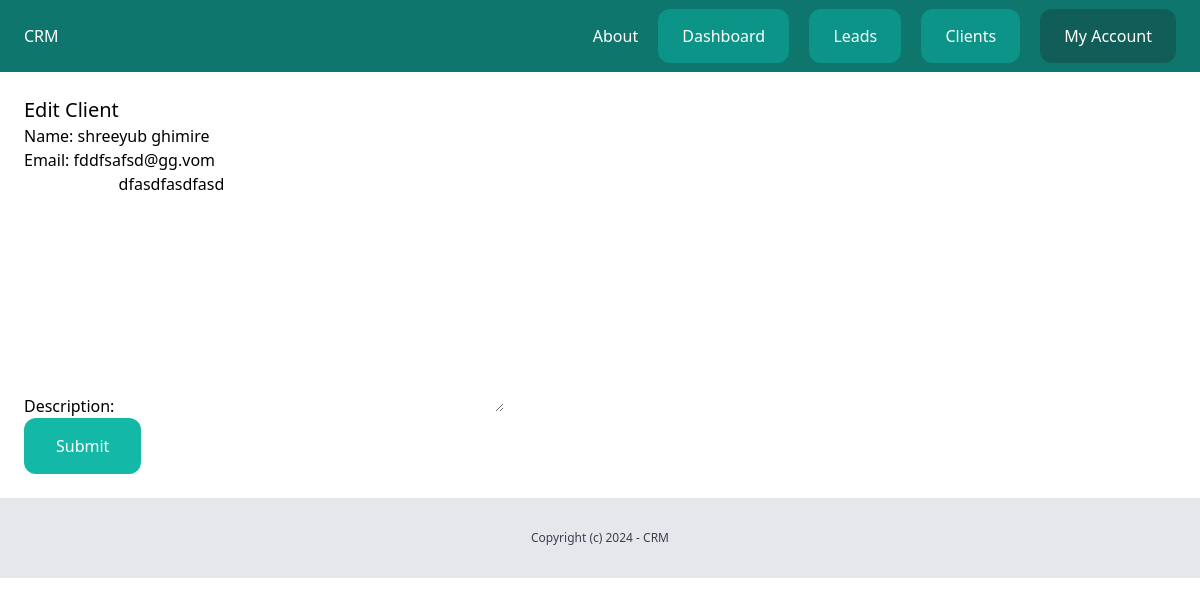
Page /dashboard/clients/6/edit/ (signed in) on the committed database.
### client/models.py (models this page shows, shortened)
class Client(models.Model):
    team = models.ForeignKey(Team, related_name='clients', on_delete=models.CASCADE)
    name = models.CharField(max_length=225)
    email = models.EmailField()
    description = models.TextField(blank=True, null=True)
    created_by = models.ForeignKey(User, related_name='clients', on_delete=models.CASCADE)
    created_at = models.DateTimeField(auto_now_add=True)
    modified_at = models.DateTimeField(auto_now=True)
    class Meta:
        ordering = ('-created_at',)

### client/views.py (the view)
# urls.py: path('<int:pk>/edit/', views.clients_edit, name='edit'),
@login_required
def clients_edit(request, pk):
    client = get_object_or_404(Client, created_by=request.user, pk=pk)
    if request.method == 'POST':
        form = AddClientForm(request.POST, instance=client)
        if form.is_valid():
            form.save()
            messages.success(request, 'The client was edited successfully.')
            return redirect('clients:list')
    else:
        form = AddClientForm(instance=client)
    return render(request, 'client/clients_edit.html', {
        'form': form
    })

### client/forms.py
class AddClientForm(forms.ModelForm):
    class Meta:
        model = Client
        fields = ('name', 'email', 'description')

### client/templates/client/clients_edit.html (shortened to what this page needs)
{% extends 'core/base.html' %}
{% block content %}
    <div class="py-6 px-6">
        <h1 class="text-xl">Edit Client</h1>
        <form method="post" action=".">
            {{ form.as_p }}
            <button class="py-4 px-8 bg-teal-500 text-white rounded-xl">Submit</button>
    </div>
{% endblock %}

### rows in the picture
Client: name "shreeyub ghimire", email "fddfsafsd@gg.vom", description "dfasdfasdfasd"
